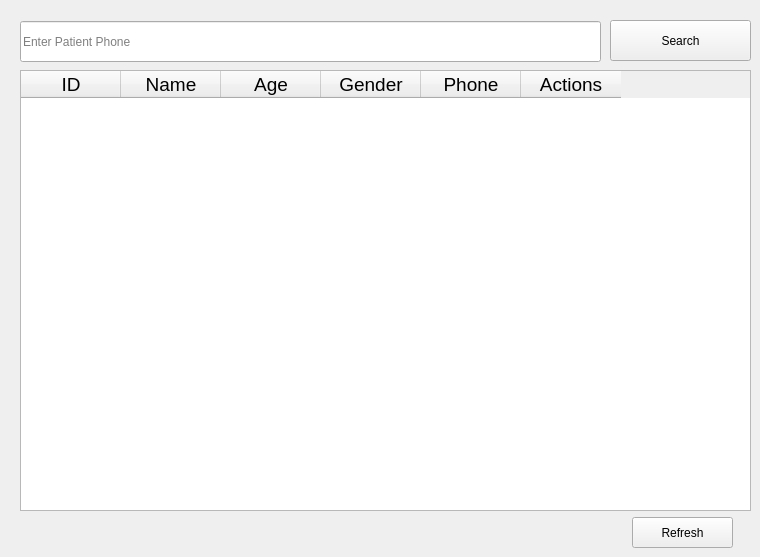
       <widget class="QWidget" name="tab_2">
        <attribute name="title">
         <string>All Patients</string>
        </attribute>
        <widget class="QTableWidget" name="tableWidget">
         <property name="geometry">
          <rect>
           <x>20</x>
           <y>70</y>
           <width>731</width>
           <height>441</height>
          </rect>
         </property>
         <property name="maximumSize">
          <size>
           <width>731</width>
           <height>16777215</height>
          </size>
         </property>
         <property name="font">
          <font>
           <pointsize>14</pointsize>
          </font>
         </property>
         <property name="styleSheet">
          <string notr="true"/>
         </property>
         <property name="editTriggers">
          <set>QAbstractItemView::NoEditTriggers</set>
         </property>
         <property name="cornerButtonEnabled">
          <bool>true</bool>
         </property>
         <attribute name="verticalHeaderVisible">
          <bool>false</bool>
         </attribute>
         <column>
          <property name="text">
           <string>ID</string>
          </property>
         </column>
         <column>
          <property name="text">
           <string>Name</string>
          </property>
         </column>
         <column>
          <property name="text">
           <string>Age</string>
          </property>
         </column>
         <column>
          <property name="text">
           <string>Gender</string>
          </property>
         </column>
         <column>
          <property name="text">
           <string>Phone</string>
          </property>
         </column>
         <column>
          <property name="text">
           <string>Actions</string>
          </property>
         </column>
        </widget>
        <widget class="QLineEdit" name="lineEdit">
         <property name="geometry">
          <rect>
           <x>20</x>
           <y>21</y>
           <width>581</width>
           <height>41</height>
          </rect>
         </property>
         <property name="placeholderText">
          <string>Enter Patient Phone</string>
         </property>
        </widget>
        <widget class="QPushButton" name="pushButton">
         <property name="geometry">
          <rect>
           <x>610</x>
           <y>20</y>
           <width>141</width>
           <height>41</height>
          </rect>
         </property>
         <property name="text">
          <string>Search</string>
         </property>
         <property name="icon">
          <iconset resource="../../Application/links.qrc">
           <normaloff>:/icons/icons/search.png</normaloff>:/icons/icons/search.png</iconset>
         </property>
         <property name="iconSize">
          <size>
           <width>25</width>
           <height>25</height>
          </size>
         </property>
        </widget>
        <widget class="QPushButton" name="reload_btn">
         <property name="geometry">
          <rect>
           <x>632</x>
           <y>517</y>
           <width>101</width>
           <height>31</height>
          </rect>
         </property>
         <property name="text">
          <string>Refresh</string>
         </property>
        </widget>
       </widget>
